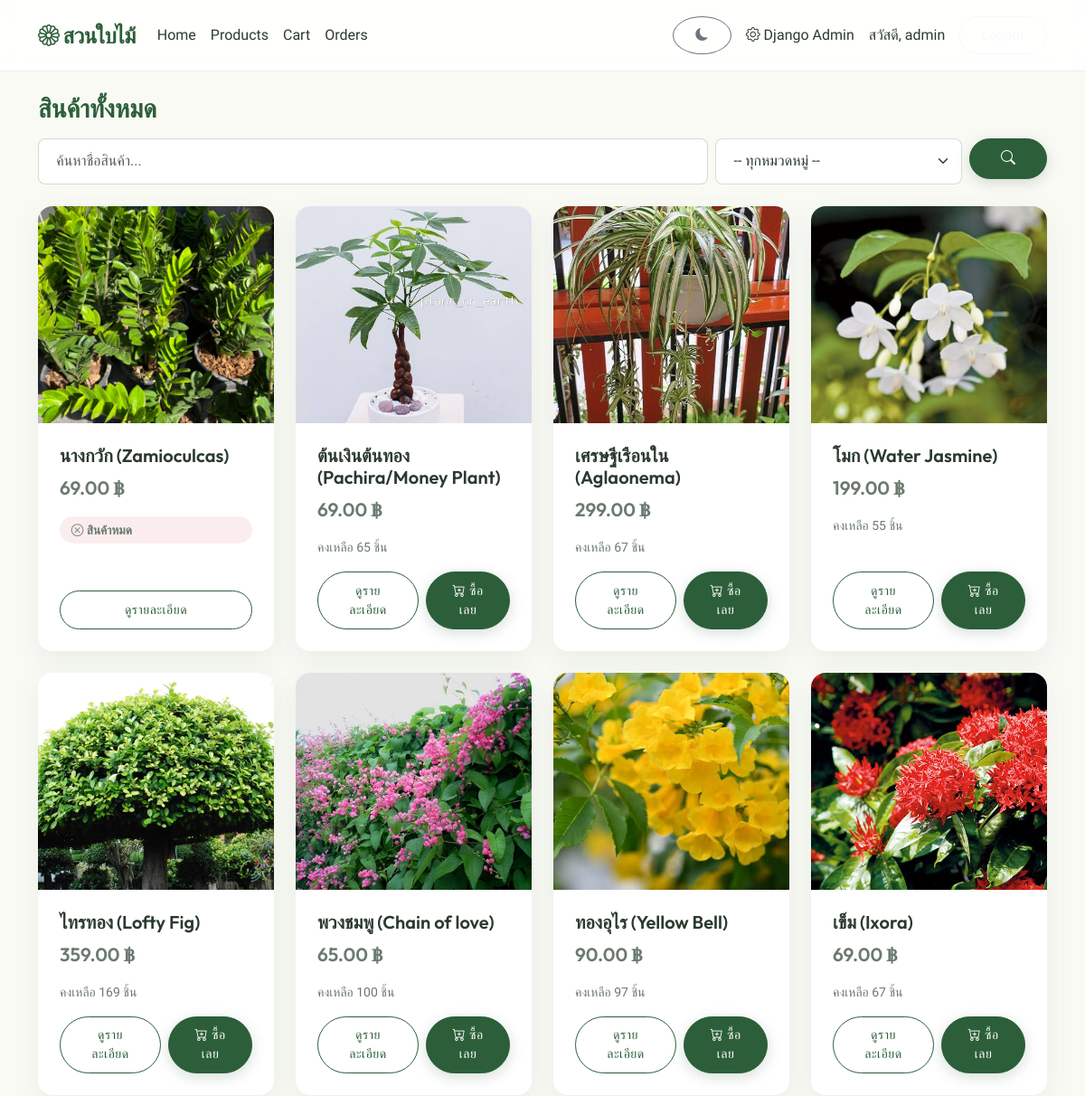
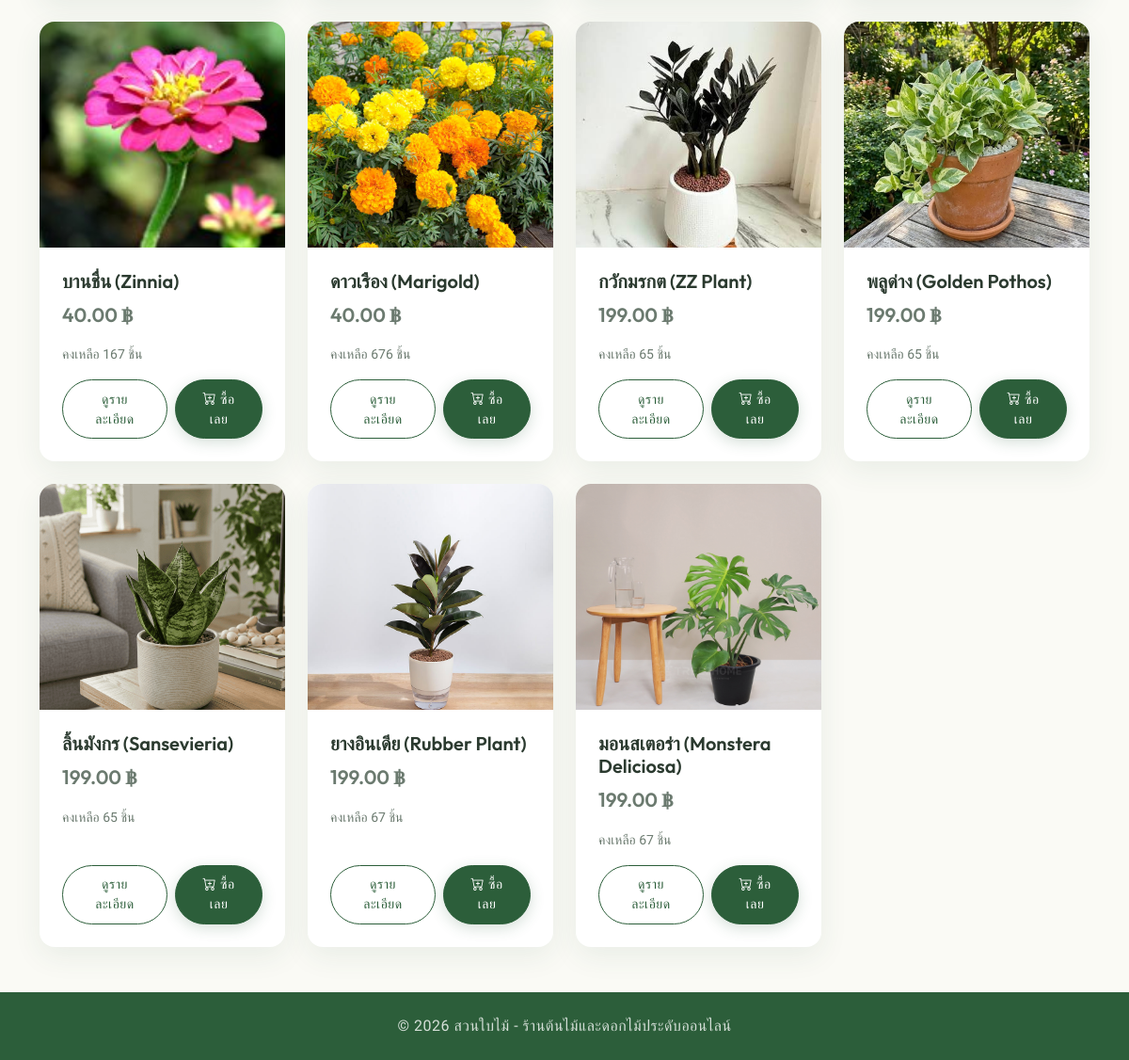
The app's page /products/ (signed in) with its own data (2 pictures, top to bottom).
### accounts/models.py (models this page shows, shortened)
class User(AbstractUser):
    phone = models.CharField('เบอร์โทรศัพท์', max_length=15, blank=True)
    address = models.TextField('ที่อยู่', blank=True)

### products/models.py (models this page shows, shortened)
class Product(models.Model):
    name = models.CharField('ชื่อสินค้า', max_length=200)
    category = models.ForeignKey(
        Category, verbose_name='หมวดหมู่', on_delete=models.SET_NULL,
        null=True, blank=True, related_name='products'
    )
    description = models.TextField('รายละเอียดสินค้า', blank=True)
    price = models.DecimalField('ราคา', max_digits=10, decimal_places=2, validators=[MinValueValidator(Decimal("0.01"))])
    stock = models.PositiveIntegerField('จำนวนคงเหลือ', default=0)
    image = models.ImageField('รูปสินค้า', upload_to='products/', blank=True, null=True)
    created_at = models.DateTimeField('วันที่เพิ่มสินค้า', auto_now_add=True)
    class Meta:
        verbose_name = 'สินค้า'
        verbose_name_plural = 'สินค้า'
        ordering = ['-created_at']
    @property
    def is_out_of_stock(self):
        return self.stock == 0

### products/views.py (the view)
# urls.py: path('products/', views.product_list_view, name='product_list'),
def product_list_view(request):
    products = Product.objects.all()
    query = request.GET.get('q', '').strip()
    if query:
        products = products.filter(name__icontains=query)
    category_id = request.GET.get('category', '')
    if category_id.isdigit():
        products = products.filter(category_id=int(category_id))
    else:
        category_id = ''
    categories = Category.objects.all()
    return render(request, 'products/product_list.html', {
        'products': products,
        'categories': categories,
        'query': query,
        'selected_category': category_id,
    })

### cart/cart.py (called while the page is built, shortened)
    def __iter__(self):
        product_ids = list(self.cart.keys())
        products = Product.objects.filter(id__in=product_ids)
        products_map = {str(p.id): p for p in products}
        missing_ids = set(product_ids) - set(products_map.keys())
        if missing_ids:
            for product_id in missing_ids:
                self.cart.pop(product_id, None)
            self.save()

    def __len__(self):
        return sum(item["quantity"] for item in self)

### cart/context_processors.py (called while the page is built)
def cart_summary(request):
    cart = Cart(request)
    return {'cart_count': len(cart)}

### plantshop/products/templates/products/product_list.html (shortened to what this page needs)
{% extends 'base.html' %}
{% block content %}
<h3 class="mb-3">
    {% if query %}ผลการค้นหา: "{{ query }}"{% else %}สินค้าทั้งหมด{% endif %}
</h3>
<form method="get" class="row g-2 mb-4">
    <div class="col-md-8">
        <input type="text" name="q" class="form-control" placeholder="ค้นหาชื่อสินค้า..." value="{{ query }}">
    </div>
    <div class="col-md-3">
        <select name="category" class="form-select">
            <option value="">-- ทุกหมวดหมู่ --</option>
        </select>
    </div>
    <div class="col-md-1">
        <button type="submit" class="btn btn-primary w-100"><i class="bi bi-search"></i></button>
    </div>
</form>
<div class="row row-cols-1 row-cols-sm-2 row-cols-md-4 g-4">
    {% for product in products %}
    {% include 'products/_product_card.html' %}
    {% empty %}
    <p class="text-muted">ไม่พบสินค้าที่ค้นหา</p>
    {% endfor %}
</div>
{% endblock %}

### templates/base.html (shortened to what this page needs)
{% load static %}
<!DOCTYPE html>
<html lang="th">
<head>
    <link href="https://cdn.jsdelivr.net/npm/bootstrap@5.3.3/dist/css/bootstrap.min.css" rel="stylesheet">
    <link href="https://cdn.jsdelivr.net/npm/bootstrap-icons@1.11.3/font/bootstrap-icons.css" rel="stylesheet">
    <link href="{% static 'css/style.css' %}?v=1.5" rel="stylesheet">
</head>
<body>
<nav class="navbar navbar-expand-lg sticky-top">
    <div class="container">
        <a class="navbar-brand fw-bold" href="{% url 'products:home' %}">
            <i class="bi bi-flower1"></i> สวนใบไม้
        </a>
        <div class="collapse navbar-collapse" id="navbarMain">
            <ul class="navbar-nav me-auto mb-2 mb-lg-0">
                <li class="nav-item">
                    <a class="nav-link" href="{% url 'products:home' %}">Home</a>
                </li>
                <li class="nav-item">
                    <a class="nav-link" href="{% url 'products:product_list' %}">Products</a>
                </li>
                <li class="nav-item">
                    <a class="nav-link" href="{% url 'cart:cart_detail' %}">
                        Cart {% if cart_count %}<span class="badge bg-light text-dark">{{ cart_count }}</span>{% endif %}
                    </a>
                </li>
                {% if user.is_authenticated %}
                <li class="nav-item">
                    <a class="nav-link" href="{% url 'orders:order_history' %}">Orders</a>
                </li>
                {% endif %}
            </ul>
            <ul class="navbar-nav align-items-center">
                <li class="nav-item me-2">
                    <button id="themeToggle" class="btn btn-outline-secondary btn-sm rounded-circle" aria-label="Toggle Theme">
                        <i class="bi bi-moon-fill" id="themeIcon"></i>
                    </button>
                </li>
                {% if user.is_authenticated %}
                    {% if user.is_staff %}
                    <li class="nav-item">
                        <a class="nav-link" href="{% url 'admin:index' %}">
                            <i class="bi bi-gear"></i> Django Admin
                        </a>
                    </li>
                    {% endif %}
                    <li class="nav-item">
                        <span class="nav-link">สวัสดี, {{ user.first_name|default:user.username }}</span>
                    </li>
                    <li class="nav-item">
                        <form method="post" action="{% url 'accounts:logout' %}" class="d-inline">
                            <button type="submit" class="btn btn-outline-light btn-sm ms-2">Logout</button>
                        </form>
                    </li>
                {% endif %}
            </ul>
        </div>
    </div>
</nav>
<main class="container my-4">
    {% block content %}{% endblock %}
</main>
<footer class="text-center py-4 mt-5 footer-custom">
    <p class="mb-0">&copy; 2026 สวนใบไม้ - ร้านต้นไม้และดอกไม้ประดับออนไลน์</p>
</footer>
</body>
</html>

### plantshop/products/templates/products/_product_card.html (shortened to what this page needs)
<div class="col">
    <div class="card h-100">
        {% if product.image %}
        <img src="{{ product.image.url }}" class="card-img-top" alt="{{ product.name }}">
        {% else %}
        <div class="card-img-top d-flex align-items-center justify-content-center bg-light text-muted">
            <i class="bi bi-flower2" style="font-size: 3rem;"></i>
        </div>
        {% endif %}
        <div class="card-body d-flex flex-column">
            <h5 class="card-title">{{ product.name }}</h5>
            <p class="price-tag">{{ product.price }} ฿</p>
            {% if product.is_out_of_stock %}
            <p class="out-of-stock mb-2"><i class="bi bi-x-circle"></i> สินค้าหมด</p>
            {% else %}
            <p class="text-muted mb-3 small">คงเหลือ {{ product.stock }} ชิ้น</p>
            {% endif %}
            <div class="mt-auto d-flex gap-2">
                <a href="{% url 'products:product_detail' product.pk %}" class="btn btn-outline-primary btn-sm flex-fill">ดูรายละเอียด</a>
                {% if not product.is_out_of_stock %}
                <form method="post" action="{% url 'cart:add' product.pk %}" class="flex-fill">
                    <button type="submit" class="btn btn-primary btn-sm w-100">
                        <i class="bi bi-cart-plus"></i> ซื้อเลย
                    </button>
                </form>
                {% endif %}
            </div>
        </div>
    </div>
</div>

### static/css/style.css (style rules this page uses)
:root { --primary: #2C5E3A; --primary-light: #3d7e4f; --secondary: #8CA790; --accent: #CC7A52; --bg-color: #FAFAF5; --text-main: #2b3a2f; --text-muted: #6b7a6f; --white: #ffffff; --shadow-soft: 0 10px 30px rgba(44, 94, 58, 0.08); --shadow-hover: 0 20px 40px rgba(44, 94, 58, 0.15); --navbar-bg: rgba(255, 255, 255, 0.85); --navbar-border: rgba(44, 94, 58, 0.1); --radius-sm: 8px; --radius-md: 16px; --radius-lg: 24px; --radius-pill: 50px; --transition: all 0.3s cubic-bezier(0.25, 0.8, 0.25, 1); --bs-body-color: var(--text-main); --bs-body-bg: var(--bg-color); }
body { background-color: var(--bg-color); color: var(--text-main); font-family: 'Prompt', 'Outfit', sans-serif; -webkit-font-smoothing: antialiased; }
.text-muted, .form-text { color: var(--text-muted) !important; }
h1, h2, h3, h4, h5, h6, .navbar-brand { font-family: 'Outfit', 'Prompt', sans-serif; font-weight: 600; color: var(--primary); }
.navbar { background-color: var(--navbar-bg) !important; backdrop-filter: blur(12px); -webkit-backdrop-filter: blur(12px); border-bottom: 1px solid var(--navbar-border); padding: 1rem 0; transition: var(--transition); }
.navbar.sticky-top { position: sticky; top: 0; z-index: 1030; }
.navbar-brand { font-size: 1.5rem; color: var(--primary) !important; letter-spacing: -0.5px; }
.navbar-nav .nav-link { color: var(--text-main) !important; font-weight: 500; padding: 0.5rem 1.2rem; border-radius: var(--radius-pill); transition: var(--transition); }
.btn { border-radius: var(--radius-pill); padding: 0.6rem 1.5rem; font-weight: 500; transition: var(--transition); letter-spacing: 0.5px; }
.btn-primary { background-color: var(--primary); border-color: var(--primary); color: var(--white); box-shadow: 0 4px 15px rgba(44, 94, 58, 0.2); }
.btn-outline-primary { color: var(--primary); border-color: var(--primary); }
.card { border: none; border-radius: var(--radius-md); background: var(--white); box-shadow: var(--shadow-soft); transition: var(--transition); overflow: hidden; height: 100%; }
.card-img-top { height: 240px; object-fit: cover; transition: transform 0.5s ease; }
.card-body { padding: 1.5rem; }
.card-title { font-size: 1.25rem; margin-bottom: 0.5rem; color: var(--text-main); }
.card-text, .card p { color: var(--text-muted); }
.price-tag { color: var(--accent); font-size: 1.3rem; font-weight: 600; font-family: 'Outfit', sans-serif; }
.out-of-stock { color: #d9534f; font-weight: 600; background: rgba(217, 83, 79, 0.1); padding: 0.3rem 0.8rem; border-radius: var(--radius-pill); font-size: 0.85rem; display: inline-block; }
.footer-custom { background-color: var(--primary); color: rgba(255,255,255,0.8); border-top: none; padding: 3rem 0; margin-top: 5rem; }
.footer-custom p { font-weight: 300; letter-spacing: 0.5px; }
.form-control, .form-select { border-radius: var(--radius-sm); padding: 0.8rem 1.2rem; border: 1px solid rgba(44, 94, 58, 0.2); background-color: var(--white); color: var(--text-main); transition: var(--transition); }

### records on screen
User: first_name "admin"
Product: image (picture), name "นางกวัก (Zamioculcas)", price "69.00", stock 0 (drawn)
Product: image (picture), name "ต้นเงินต้นทอง (Pachira/Money Plant)", price "69.00", stock "65", shows "ซื้อเลย"
Product: image (picture), name "เศรษฐีเรือนใน (Aglaonema)", price "299.00", stock "67", shows "ซื้อเลย"
Product: image (picture), name "โมก (Water Jasmine)", price "199.00", stock "55", shows "ซื้อเลย"
Product: image (picture), name "ไทรทอง (Lofty Fig)", price "359.00", stock "169", shows "ซื้อเลย"
Product: image (picture), name "พวงชมพู (Chain of love)", price "65.00", stock "100", shows "ซื้อเลย"
Product: image (picture), name "ทองอุไร (Yellow Bell)", price "90.00", stock "97", shows "ซื้อเลย"
Product: image (picture), name "เข็ม (Ixora)", price "69.00", stock "67", shows "ซื้อเลย"
Product: image (picture), name "บานชื่น (Zinnia)", price "40.00", stock "167", shows "ซื้อเลย"
Product: image (picture), name "ดาวเรือง (Marigold)", price "40.00", stock "676", shows "ซื้อเลย"
Product: image (picture), name "กวักมรกต (ZZ Plant)", price "199.00", stock "65", shows "ซื้อเลย"
Product: image (picture), name "พลูด่าง (Golden Pothos)", price "199.00", stock "65", shows "ซื้อเลย"
Product: image (picture), name "ลิ้นมังกร (Sansevieria)", price "199.00", stock "65", shows "ซื้อเลย"
Product: image (picture), name "ยางอินเดีย (Rubber Plant)", price "199.00", stock "67", shows "ซื้อเลย"
Product: image (picture), name "มอนสเตอร่า (Monstera Deliciosa)", price "199.00", stock "67", shows "ซื้อเลย"
